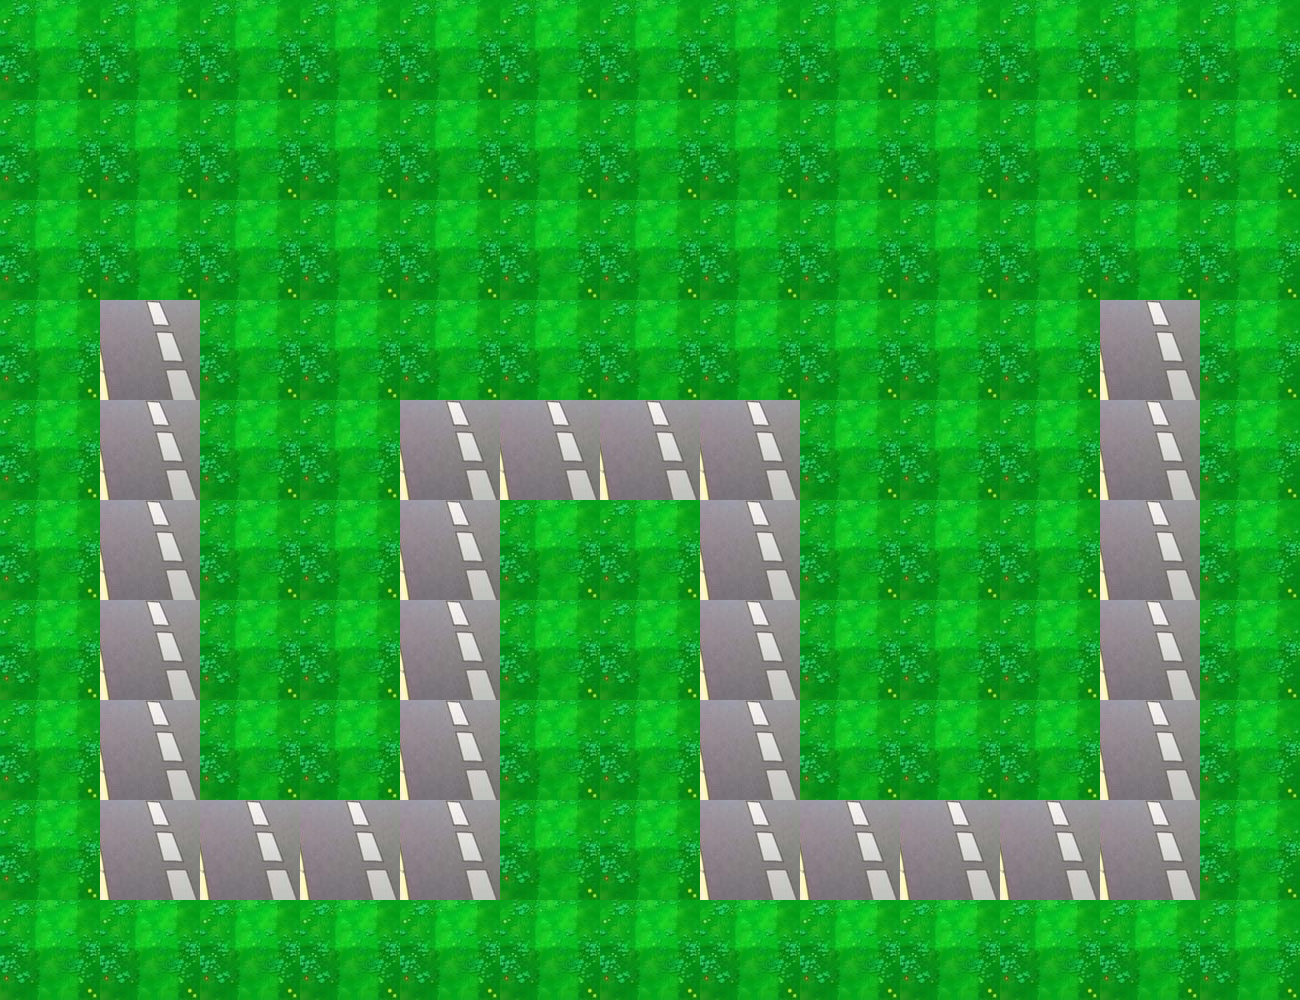

Rendered tile map (Tiled .tmx) drawn with the repository's tilesets; below, a short description and the map source with its tile grids summarised:
An orthogonal 13x10 tile map with 100x100 px tiles, 1 tile layer (block) and 8 objects.

<map version="1.0" orientation="orthogonal" width="13" height="10" tilewidth="100" tileheight="100">
 <tileset firstgid="1" name="bk1" tilewidth="100" tileheight="100">
  <image source="bk1.jpg" width="678" height="331" />
 </tileset>
 <layer name="block" width="13" height="10">
  <data>[130 cells, 130 non-empty, 2 distinct tile ids]</data>
 </layer>
 <objectgroup name="road" width="13" height="10">
  <object x="145" y="352" />
  <object x="152" y="852" />
  <object x="448" y="845" />
  <object x="445" y="448" />
  <object x="742" y="452" />
  <object x="752" y="848" />
  <object x="1148" y="848" />
  <object x="1152" y="352" />
 </objectgroup>
</map>
